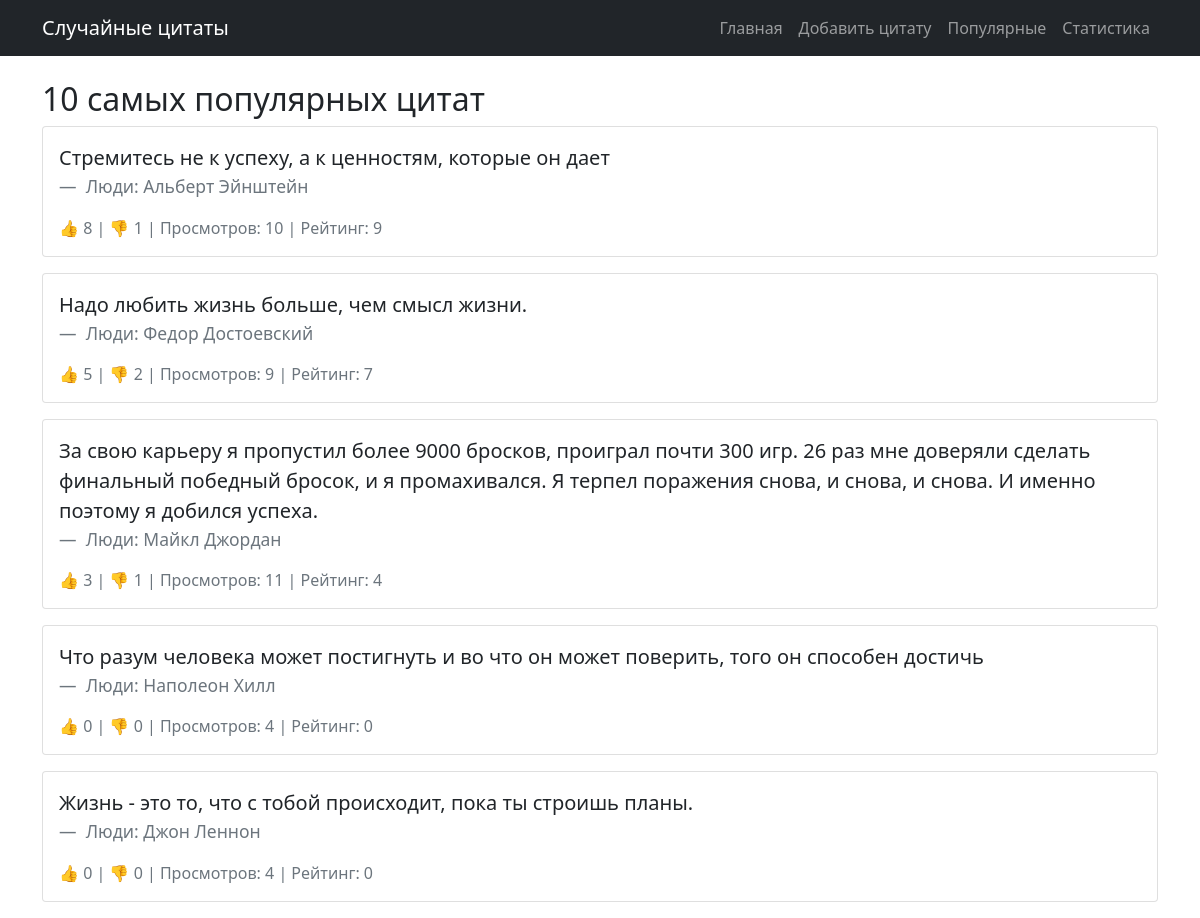
The app's page /popular/, older data.
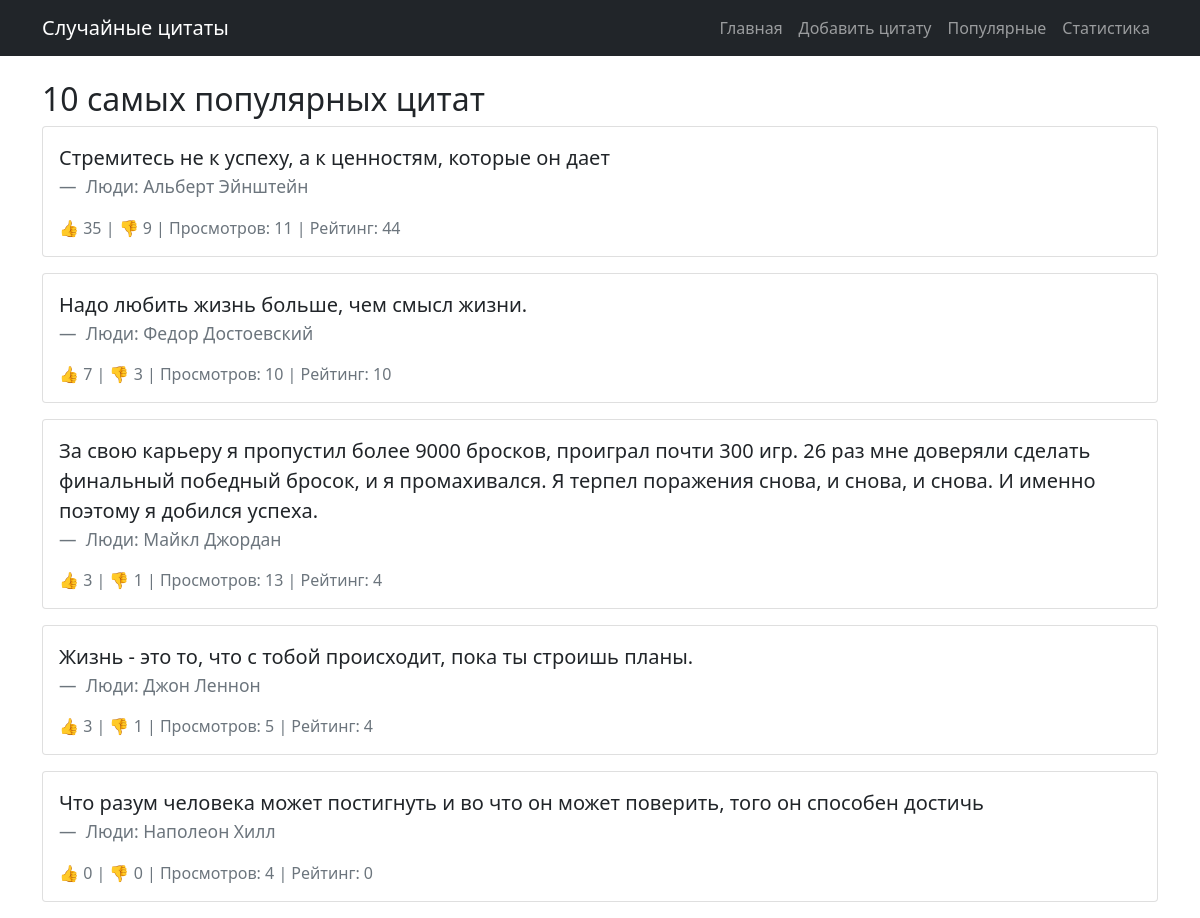
The same page, newer data.
### quotes/models.py (models this page shows, shortened)
class Quote(models.Model):
    text = models.TextField(verbose_name="Текст цитаты")
    source = models.ForeignKey(Source, on_delete=models.CASCADE, verbose_name="Источник")
    weight = models.PositiveIntegerField(default=1, verbose_name="Вес")
    views = models.PositiveIntegerField(default=0, verbose_name="Просмотры")
    likes = models.PositiveIntegerField(default=0, verbose_name="Лайки")
    dislikes = models.PositiveIntegerField(default=0, verbose_name="Дизлайки")
    created_at = models.DateTimeField(auto_now_add=True)
    updated_at = models.DateTimeField(auto_now=True)
    class Meta:
        unique_together = ['text', 'source']

class Source(models.Model):
    TYPE_CHOICES = [
        ('movie', 'Фильм'),
        ('book', 'Книга'),
        ('series', 'Сериал'),
        ('game', 'Игра'),
        ('person', 'Люди'),
        ('other', 'Другое'),
    ]
    name = models.CharField(max_length=200, verbose_name="Название")
    type = models.CharField(max_length=20, choices=TYPE_CHOICES, verbose_name="Тип")
    created_at = models.DateTimeField(auto_now_add=True)
    class Meta:
        unique_together = ['name', 'type']
    def __str__(self):
        return f"{self.get_type_display()}: {self.name}"

### quotes/views.py (the view)
# urls.py: path('popular/', views.popular_quotes, name='popular_quotes'),
def popular_quotes(request):
    quotes = Quote.objects.annotate(
        popularity=F('likes') - F('dislikes')
    ).order_by('-popularity', '-views')[:10]
    return render(request, 'quotes/popular_quotes.html', {'quotes': quotes})

### quotes/templates/quotes/popular_quotes.html
{% extends 'quotes/base.html' %}
{% block content %}
<div class="row">
    <div class="col-12">
        <h2>10 самых популярных цитат</h2>
        {% for quote in quotes %}
        <div class="card mb-3">
            <div class="card-body">
                <blockquote class="blockquote">
                    <p>{{ quote.text }}</p>
                    <footer class="blockquote-footer">
                        {{ quote.source }}
                    </footer>
                </blockquote>
                <div class="text-muted">
                    👍 {{ quote.likes }} | 👎 {{ quote.dislikes }} |
                    Просмотров: {{ quote.views }} | Рейтинг: {{ quote.likes|add:quote.dislikes|default:0 }}
                </div>
            </div>
        </div>
        {% empty %}
        <p>Пока нет цитат с оценками.</p>
        {% endfor %}
    </div>
</div>
{% endblock %}

Row changes from the older to the newer data that the page shows:
changed Quote "Стремитесь не к успеху, а к ценностям, которые он дает": likes "8" → "35"; dislikes "1" → "9"; views "10" → "11"; likes|add "9" → "44"
changed Quote "Надо любить жизнь больше, чем смысл жизни.": likes "5" → "7"; dislikes "2" → "3"; views "9" → "10"; likes|add "7" → "10"
changed Quote "Люди: Майкл Джордан": views "11" → "13"
changed Quote "Жизнь - это то, что с тобой происходит, пока ты строишь планы.": likes "0" → "3"; dislikes "0" → "1"; views "4" → "5"; likes|add "0" → "4"; moves up the list
